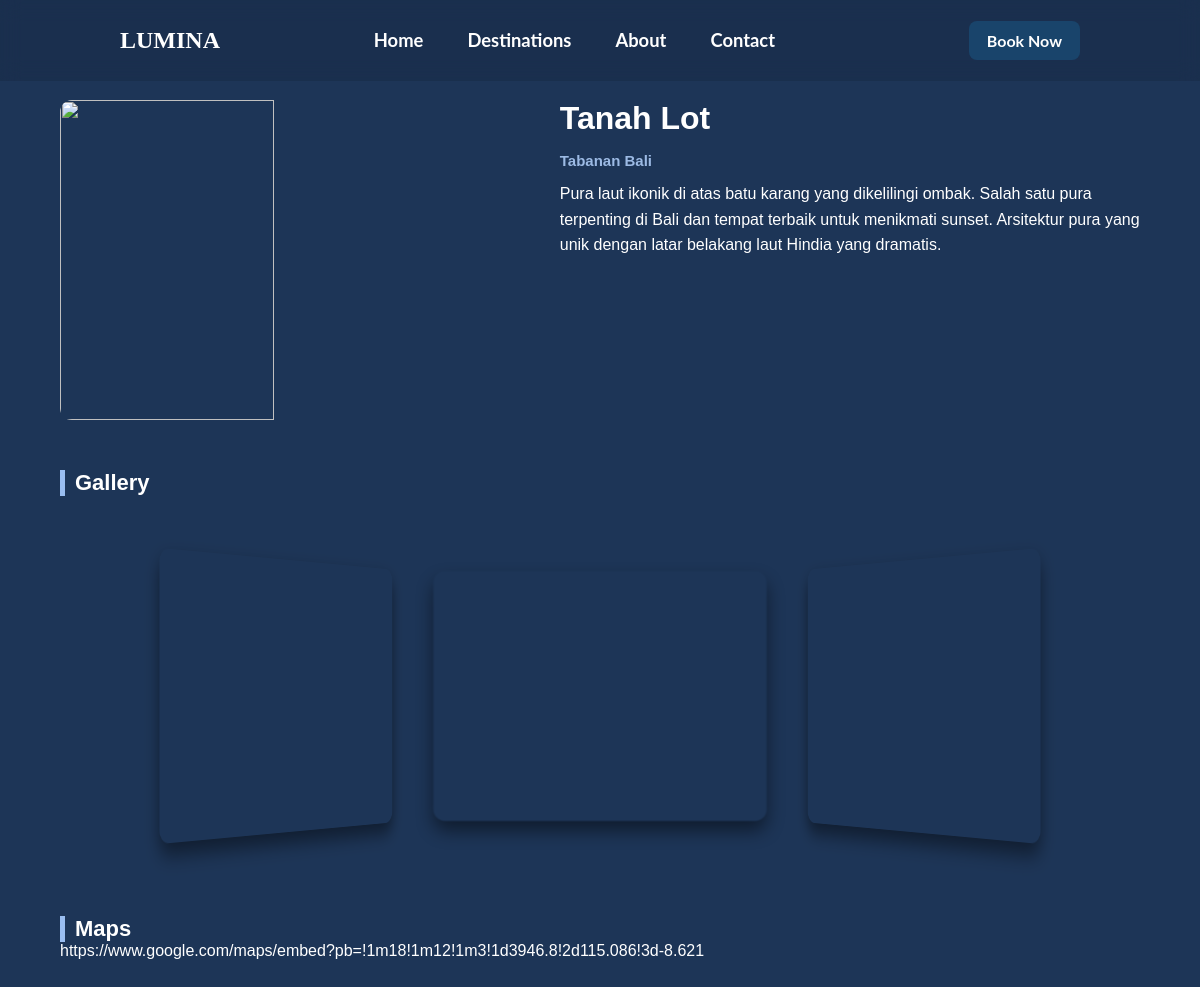
Screenshot of /detail.php?id=6 with the database file from the repository.
### tables this page shows
CREATE TABLE `destinations` (
  `id` int(11) NOT NULL,
  `title` varchar(200) NOT NULL,
  `location` varchar(255) DEFAULT NULL,
  `price` decimal(12,2) DEFAULT 0.00,
  `description` text DEFAULT NULL,
  `maps_embed` text DEFAULT NULL,
  `cover_image` varchar(255) DEFAULT NULL,
  `category` varchar(100) DEFAULT NULL,
  `created_at` timestamp NOT NULL DEFAULT current_timestamp(),
  `updated_at` timestamp NOT NULL DEFAULT current_timestamp() ON UPDATE current_timestamp()
);

CREATE TABLE `destination_images` (
  `id` int(11) NOT NULL,
  `destination_id` int(11) NOT NULL,
  `image_path` varchar(255) NOT NULL,
  `caption` varchar(255) DEFAULT NULL,
  `created_at` timestamp NOT NULL DEFAULT current_timestamp()
);

### detail.php (the view, shortened to what this page needs)
<?php
require "config/koneksi.php";
$id = $_GET['id'];
$sql = "SELECT id, title, description, location, maps_embed, cover_image
        FROM destinations WHERE id = '$id'";
$result = mysqli_query($koneksi, $sql);
$data = mysqli_fetch_assoc($result);
$sql_gallery = "SELECT image_path FROM destination_images WHERE destination_id = '$id'";
$gallery = mysqli_query($koneksi, $sql_gallery);
?>
<!DOCTYPE html>
<html lang="en">
<head>
    <link rel="stylesheet" href="css/detail.css">
    <link rel="stylesheet" href="css/style.css">
</head>
<body class="body-detail">
    <header class="header">
        <div class="logo">LUMINA</div>
        <nav class="navbar">
            <a href="index.php">Home</a>
            <a href="destinations.php">Destinations</a>
            <a href="index.php#about">About</a>
            <a href="index.php#contact">Contact</a>
        </nav>
        <div class="kiri">
            <a class="book" href="logic/redirect.dashboard.php">Book Now</a>
        </div>
    </header>
    <div class="dt-container">
        <div class="full-size-wrapper">
  <section class="full-size-hero">
        <div class="dt-hero">
            <img src="<?= $data['cover_image'] ?>" class="dt-cover">
            <div class="dt-info">
                <h1 class="dt-title"><?= htmlspecialchars($data['title']) ?></h1>
                <div class="dt-location"><i class="fa-solid fa-location-dot"></i><?= $data['location'] ?></div>
                <p class="dt-description"><?= nl2br(htmlspecialchars($data['description'])) ?></p>
            </div>
        </div>
        <h2 class="dt-section-title">Gallery</h2>
        <?php if (mysqli_num_rows($gallery) == 0): ?>
            <div class="no-gallery">Belum ada foto.</div>
        <?php else: ?>
            <div class="stage">
                <div class="ring">
                    <?php
                    mysqli_data_seek($gallery, 0);
                    while ($g = mysqli_fetch_assoc($gallery)): ?>
                        <div class="img" data-img="<?= $g['image_path'] ?>">
                        </div>
                    <?php endwhile; ?>
                </div>
            </div>
        <?php endif; ?>
        <h2 class="dt-section-title">Maps</h2>
        <div class="dt-maps">
            <?=$data['maps_embed']?>
        </div>
    </div>
</body>
</html>

### css/detail.css (style rules this page uses)
.body-detail { color:white; background-color: #1d3557; }
.dt-container { width: 90%; max-width: 1200px; margin: 80px auto; font-family: "Poppins", sans-serif; }
.dt-hero { display: flex; gap: 25px; margin-top: 100px; }
.dt-cover { width: 45%; height: 320px; object-fit: cover; border-radius: 12px; }
.dt-info { width: 55%; display: flex; flex-direction: column; }
.dt-title { font-size: 32px; font-weight: 700; }
.dt-description { margin-top: 12px; font-size: 16px; line-height: 1.6; }
.dt-location { margin-top: 15px; font-size: 15px; color: #9cbae4; font-weight: 600; }
.dt-section-title { margin-top: 50px; font-size: 22px; font-weight: 600; border-left: 5px solid #99bdf0; padding-left: 10px; }
.stage { width: 100%; height: 300px; position: relative; perspective: 2000px; margin: 30px 0; }
.ring { width: 100%; height: 100%; position: relative; transform-style: preserve-3d; cursor: grab; }
.img { position: absolute; width: 400px; height: 300px; top: 50%; left: 50%; transform: translate(-50%, -50%); border-radius: 14px; background-size: cover; background-position: center; backface-visibility: hidden; box-shadow: 0 12px 22px #0007; }
.full-size-hero { width: 100%; max-width: 100%; transform: scale(1); }
.full-size-wrapper { width: 100%; margin: 0; padding: 0; }

### css/style.css (style rules this page uses)
* { margin: 0; padding: 0; box-sizing: border-box; }
body { background: #eaeaea; overflow-x: hidden; }
.logo { font-family: "Cormorant Garamond", serif; color:white; font-weight: bold; font-size: 1.5rem; }
.book { background-color: #19446B; color:white; border-radius:8px; padding: 10px 18px; font-size: 16px; align-items: center; display: flex; text-decoration: none; font-family: "Lato", sans-serif; font-weight: 700; font-style: normal; }
.header { position:fixed; top:0; left:0; width:100%; padding : 1.3rem 10%; display: flex; justify-content: space-between; align-items: center; z-index:100; }
.header::before { content:''; position:absolute; top:0; left:0; width:100%; height:100%; background: rgba(0,0,0,.1); backdrop-filter: blur(10px); z-index: -1; }
.header::after { content: ''; position: absolute; top: 0; left: 0; width: 100%; height: 100%; background: linear-gradient(90deg, transparent, rgba(255,255,255,0.4), transparent); transition: left 0.5s ease-in-out; pointer-events: none; }
.navbar a { font-size: 1.15rem; color:#fff; text-decoration: none; font-weight:500; margin-right: 2.5rem; font-family: "Lato", sans-serif; font-weight: 700; font-style: normal; }

### rows the page displays
destinations: title "Tanah Lot", location "Tabanan Bali", description "Pura laut ikonik di atas batu karang yang dikelilingi ombak. Salah satu pura terpenting di Bali dan tempat terbaik untuk menikmati sunset. Arsitektur pura yang unik dengan latar belakang laut Hindia yang dramatis.", maps_embed "https://www.google.com/maps/embed?pb=!1m18!1m12!1m3!1d3946.8!2d115.086!3d-8.621"
